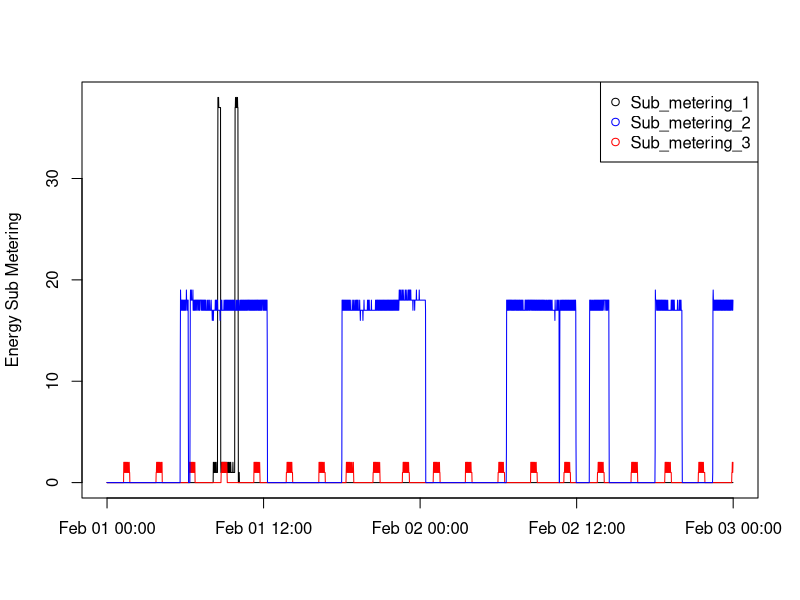

Source code (R):
data <- read.csv("./subset.csv")

data$DateTime <- strptime(paste(data$Date, data$Time, sep=" "), format="%d/%m/%Y %H:%M:%S")

with(data, {
  plot(DateTime, Sub_metering_1, type="n",
       ylab = "Energy Sub Metering",
       xlab = "",
       main = "")
  lines(DateTime, Sub_metering_1, type="l", col = "black")
  lines(DateTime, Sub_metering_2, type="l", col = "red")
  lines(DateTime, Sub_metering_3, type="l", col = "blue")
  legend("topright", pch = 1, col = c("black", "blue", "red"), legend = c("Sub_metering_1", "Sub_metering_2", "Sub_metering_3"))
})

dev.copy(png, file = "plot3.png")
dev.off()